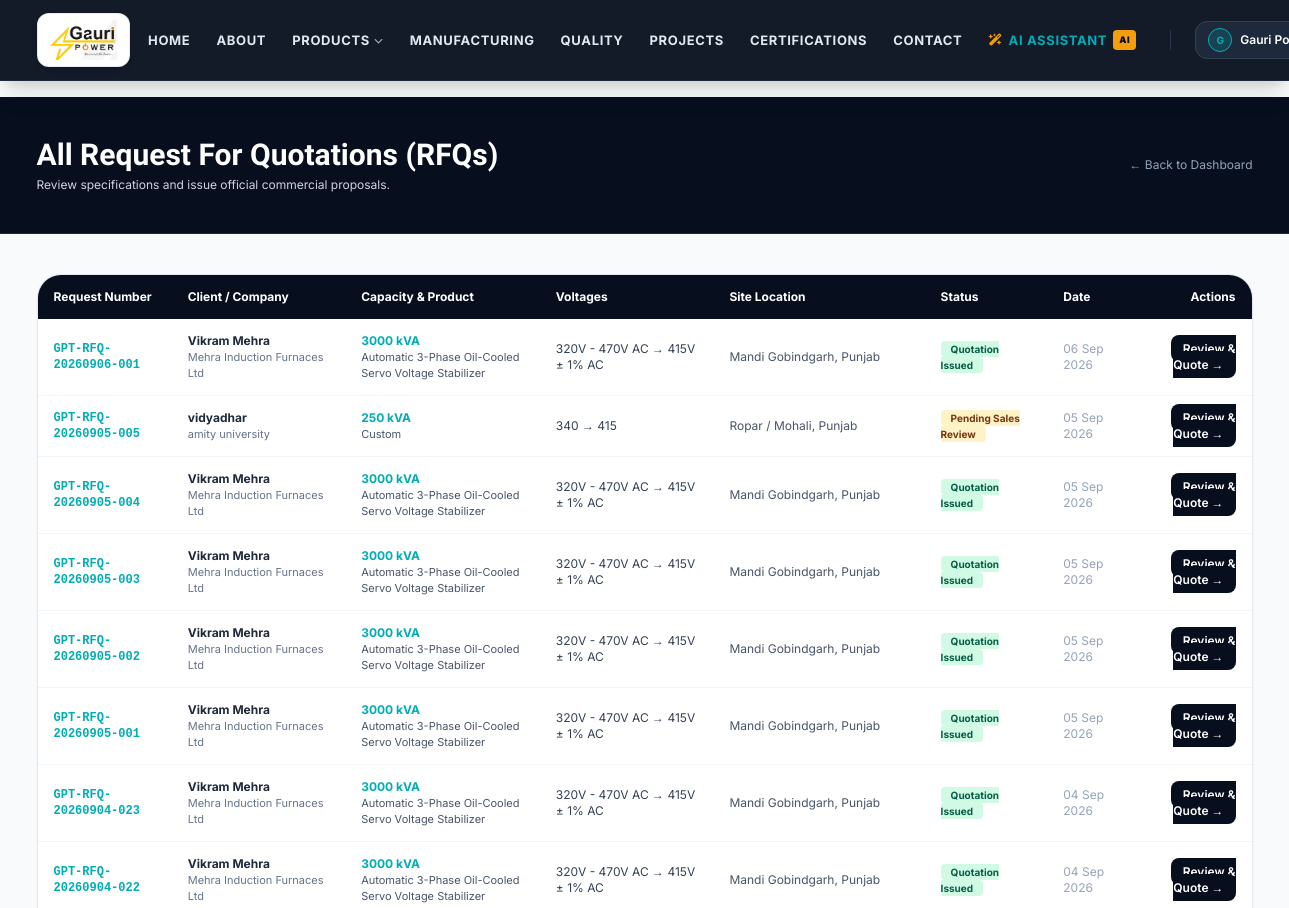
/internal/rfqs (signed in, upper part), run on an earlier commit of the app's database.
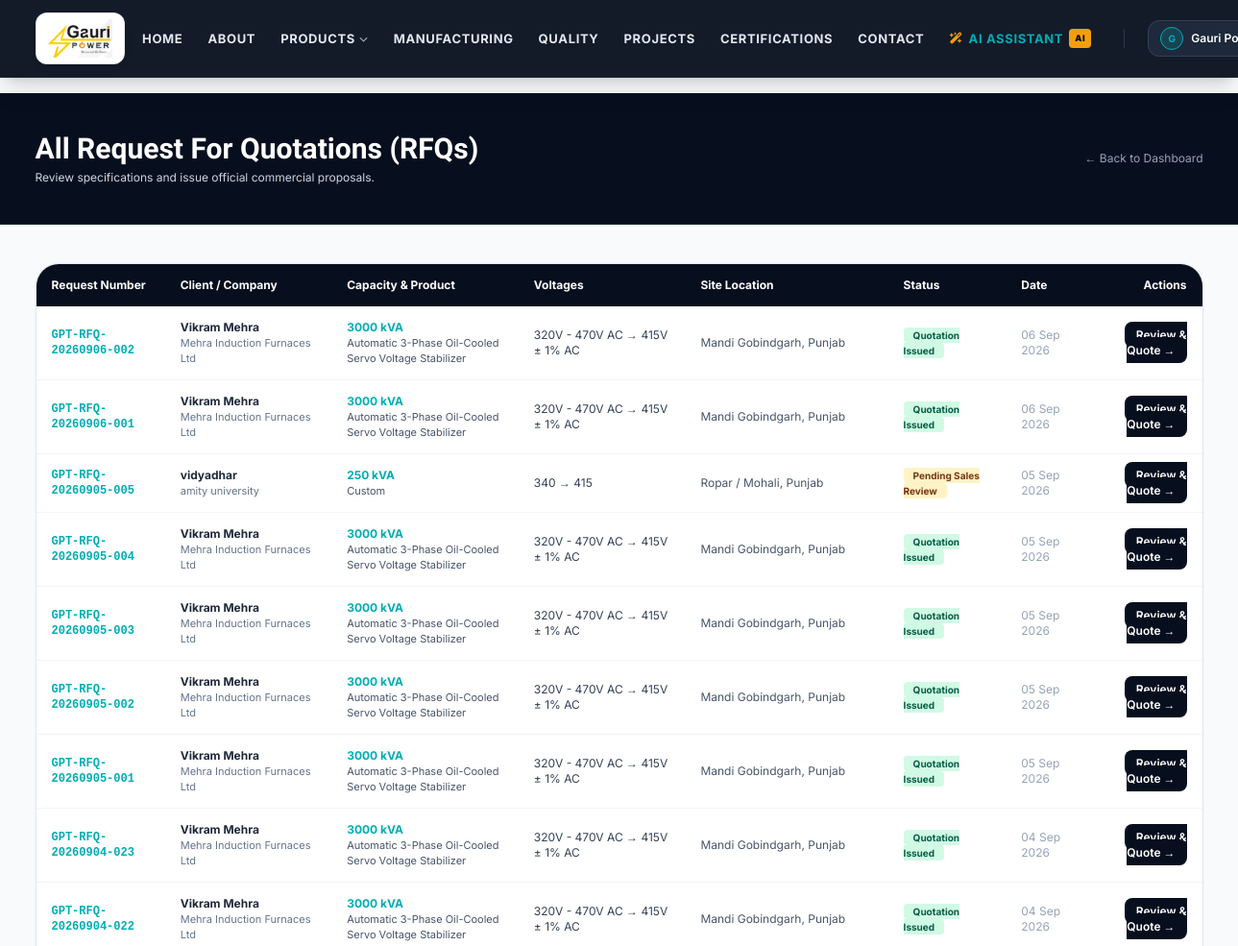
And on a later commit of the database.
### models.py (models this page shows, shortened)
class QuotationRequest(db.Model):
    __tablename__ = 'quotation_requests'
    id = db.Column(db.Integer, primary_key=True)
    request_number = db.Column(db.String(50), unique=True, nullable=False, index=True)
    user_id = db.Column(db.Integer, db.ForeignKey('users.id'), nullable=False)
    customer_name = db.Column(db.String(150), nullable=False)
    company_name = db.Column(db.String(200), nullable=False)
    contact_number = db.Column(db.String(30), nullable=False)
    email = db.Column(db.String(150), nullable=False)
    address_line = db.Column(db.String(255), nullable=False)
    city = db.Column(db.String(100), nullable=False)
    state = db.Column(db.String(100), nullable=False)
    postal_code = db.Column(db.String(30), nullable=False)
    country = db.Column(db.String(100), default='India')
    customer_type = db.Column(db.String(50), default='End Customer', nullable=True)
    product_category = db.Column(db.String(100), nullable=True)
    input_voltage = db.Column(db.String(100), nullable=False)
    output_voltage = db.Column(db.String(100), nullable=False)
    selected_capacity = db.Column(db.String(100), nullable=False)
    suggested_transformer = db.Column(db.String(255), nullable=True)
    suggestion_disclaimer = db.Column(
        db.String(255),
        default='Preliminary algorithmic recommendation. Not an official technical approval. Our technical team will review specifications.'
    )
    oltc_required = db.Column(db.String(30), nullable=False, default='Not Sure')
    additional_requirements = db.Column(db.Text, nullable=True)
    uploaded_document_name = db.Column(db.String(255), nullable=True)
    uploaded_document_path = db.Column(db.String(255), nullable=True)
    status = db.Column(db.String(50), default='Pending Sales Review', nullable=False, index=True)
    sales_notes = db.Column(db.Text, nullable=True)
    created_at = db.Column(db.DateTime, default=lambda: datetime.now(timezone.utc))
    updated_at = db.Column(db.DateTime, default=lambda: datetime.now(timezone.utc), onupdate=lambda: datetime.now(timezone.utc))
    quotations = db.relationship('Quotation', backref='request', lazy='dynamic')
    @property
    def contact_name(self):
        return self.customer_name
    @property
    def suggested_equipment(self):
        return self.suggested_transformer
    @property
    def capacity_kva(self):
        return self.selected_capacity
    @property
    def site_location(self):
        return self.address_line
    @property
    def product(self):
        return Product.query.filter((Product.category == self.product_category) | (Product.name == self.product_category)).first()

class Product(db.Model):
    __tablename__ = 'products'
    id = db.Column(db.Integer, primary_key=True)
    slug = db.Column(db.String(100), unique=True, nullable=False, index=True)
    name = db.Column(db.String(200), nullable=False)
    category = db.Column(db.String(100), nullable=False)
    short_description = db.Column(db.Text, nullable=False)
    full_description = db.Column(db.Text, nullable=False)
    capacity_range = db.Column(db.String(100), nullable=False)
    voltage_range = db.Column(db.String(100), nullable=False)
    efficiency = db.Column(db.String(50), default='> 99%')
    warranty = db.Column(db.String(50), default='5 Years in India')
    cooling_type = db.Column(db.String(100), default='Air Cooled / Oil Cooled')
    duty_cycle = db.Column(db.String(100), default='100% Continuous')
    salient_features = db.Column(db.JSON, nullable=True)
    technical_specs = db.Column(db.JSON, nullable=True)
    applications = db.Column(db.JSON, nullable=True)
    image_url = db.Column(db.String(255), nullable=False)
    is_featured = db.Column(db.Boolean, default=False)

### routes_internal.py (the view)
@internal_bp.route('/rfqs')
@staff_required
def rfq_list():
    status_filter = request.args.get('status', 'all')
    query = QuotationRequest.query
    if status_filter != 'all':
        query = query.filter_by(status=status_filter)
    rfqs = query.order_by(QuotationRequest.created_at.desc()).all()
    return render_template('internal/rfq_list.html', rfqs=rfqs, current_filter=status_filter)

### auth.py (called while the page is built)
def staff_required(f):
    @wraps(f)
    def decorated_function(*args, **kwargs):
        if not current_user.is_authenticated:
            flash('Access restricted to authorized personnel only. Please sign in.', 'error')
            return redirect(url_for('auth.internal_login'))
        if not current_user.is_staff:
            abort(403)
        return f(*args, **kwargs)
    return decorated_function

### models.py (called while the page is built)
    @property
    def is_dealer(self):
        return self.role == 'dealer'

    @property
    def is_staff(self):
        return self.role in ('sales_staff', 'admin')

### templates/internal/rfq_list.html (shortened to what the changed rows need)
{% extends 'base.html' %}
{% block content %}
<div class="bg-industrial-900 text-white py-10 border-b border-slate-800">
    <div class="max-w-7xl mx-auto px-4 sm:px-6 lg:px-8 flex justify-between items-center">
        <div>
            <h1 class="font-heading text-3xl font-extrabold text-white">All Request For Quotations (RFQs)</h1>
        </div>
    </div>
</div>
<div class="py-10 bg-slate-50 min-h-[80vh]">
    <div class="max-w-7xl mx-auto px-4 sm:px-6 lg:px-8">
        <div class="bg-white rounded-3xl border border-slate-200 shadow-sm overflow-hidden">
            <div class="overflow-x-auto">
                <table class="w-full text-left text-xs border-collapse">
                    <thead>
                        <tr class="bg-industrial-900 text-white">
                            <th class="py-3.5 px-4 font-bold">Request Number</th>
                            <th class="py-3.5 px-4 font-bold">Client / Company</th>
                            <th class="py-3.5 px-4 font-bold">Capacity & Product</th>
                            <th class="py-3.5 px-4 font-bold">Voltages</th>
                            <th class="py-3.5 px-4 font-bold">Site Location</th>
                            <th class="py-3.5 px-4 font-bold">Status</th>
                            <th class="py-3.5 px-4 font-bold">Date</th>
                            <th class="py-3.5 px-4 font-bold text-right">Actions</th>
                        </tr>
                    </thead>
                    <tbody class="divide-y divide-slate-100">
                        {% for r in rfqs %}
                        <tr class="hover:bg-slate-50 transition-colors">
                            <td class="py-3.5 px-4 font-mono font-bold text-industrial-900">
                                <a href="{{ url_for('internal.rfq_detail', request_number=r.request_number) }}" class="text-electric-cyan hover:underline">
                                    {{ r.request_number }}
                                </a>
                            </td>
                            <td class="py-3.5 px-4">
                                <p class="font-bold text-slate-800">{{ r.contact_name }}</p>
                                <p class="text-[11px] text-slate-500">{{ r.company_name }}</p>
                            </td>
                            <td class="py-3.5 px-4">
                                <span class="font-bold text-electric-cyan">{{ r.capacity_kva }}</span>
                                <span class="block text-[11px] text-slate-600">{{ r.product.name if r.product else 'Custom' }}</span>
                            </td>
                            <td class="py-3.5 px-4 text-slate-700">
                                {{ r.input_voltage }} &rarr; {{ r.output_voltage }}
                            </td>
                            <td class="py-3.5 px-4 text-slate-600">
                                {{ r.site_location }}, {{ r.state }}
                            </td>
                            <td class="py-3.5 px-4">
                                <span class="px-2.5 py-0.5 rounded text-[10px] font-bold {% if r.status == 'Quotation Issued' %}bg-emerald-100 text-emerald-800{% elif r.status == 'Under Technical Review' %}bg-sky-100 text-sky-800{% else %}bg-amber-100 text-amber-900{% endif %}">
                                    {{ r.status }}
                                </span>
                            </td>
                            <td class="py-3.5 px-4 text-slate-400">
                                {{ r.created_at.strftime('%d %b %Y') }}
                            </td>
                            <td class="py-3.5 px-4 text-right">
                                <a href="{{ url_for('internal.rfq_detail', request_number=r.request_number) }}" class="px-3 py-1.5 bg-industrial-900 text-white rounded-lg font-semibold hover:bg-industrial-800">
                                    Review & Quote &rarr;
                                </a>
                            </td>
                        </tr>
                        {% endfor %}
                    </tbody>
                </table>
            </div>
        </div>
    </div>
</div>
{% endblock %}

What changed in the data, as far as the page shows it:
added QuotationRequest: request_number "GPT-RFQ-20260906-002", contact_name "Vikram Mehra", company_name "Mehra Induction Furnaces Ltd", capacity_kva "3000 kVA", product "Automatic 3-Phase Oil-Cooled Servo Voltage Stabilizer", input_voltage "320V - 470V AC", output_voltage "415V ± 1% AC", site_location "Mandi Gobindgarh", state "Punjab", status "Quotation Issued", created_at "06 Sep 2026"
